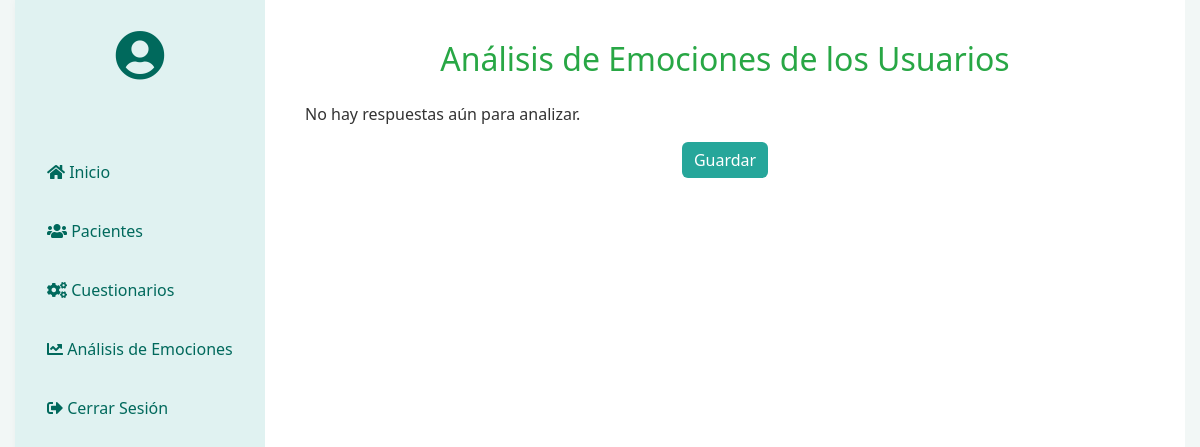
/alithor/analisis_emociones/, run on an earlier commit of the app's database.
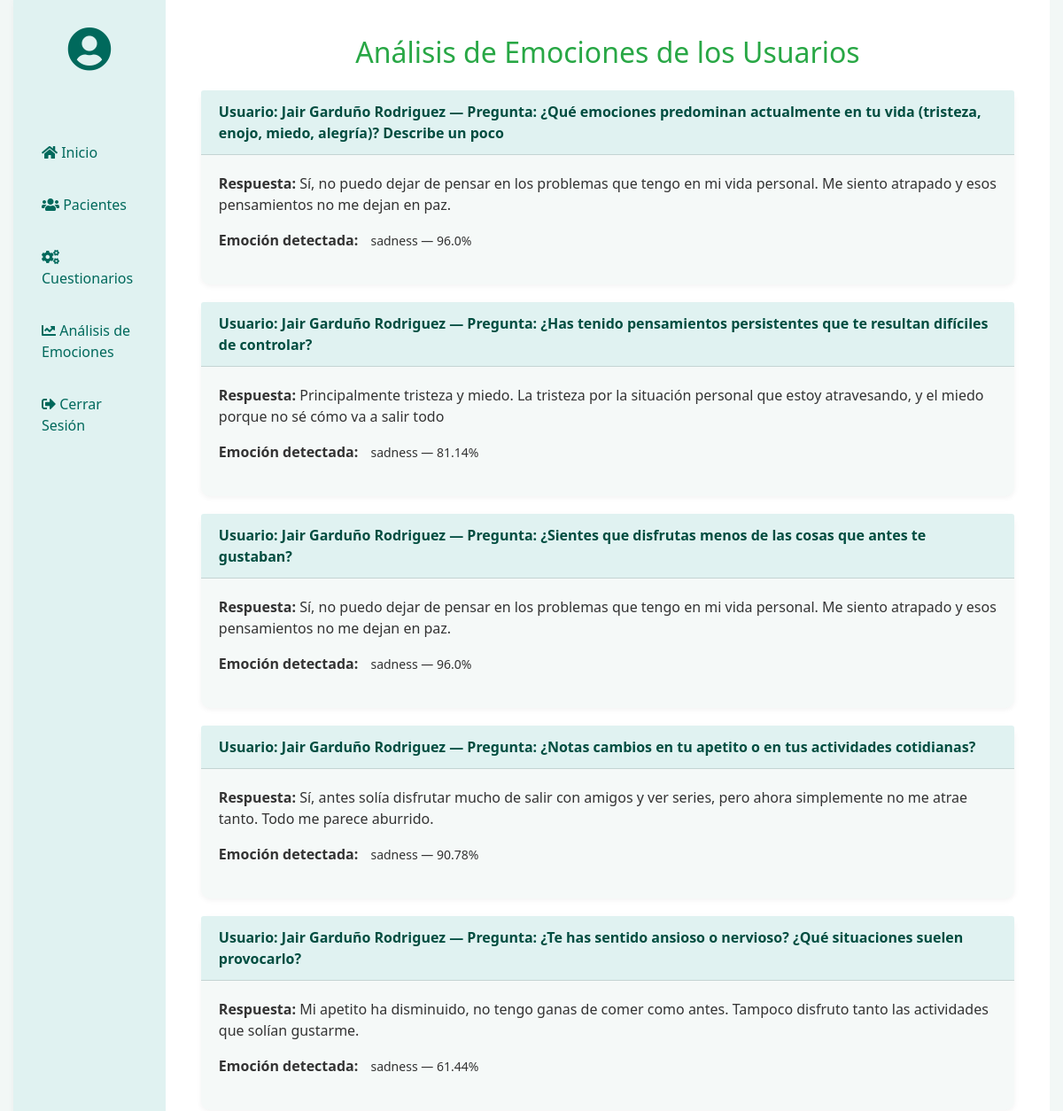
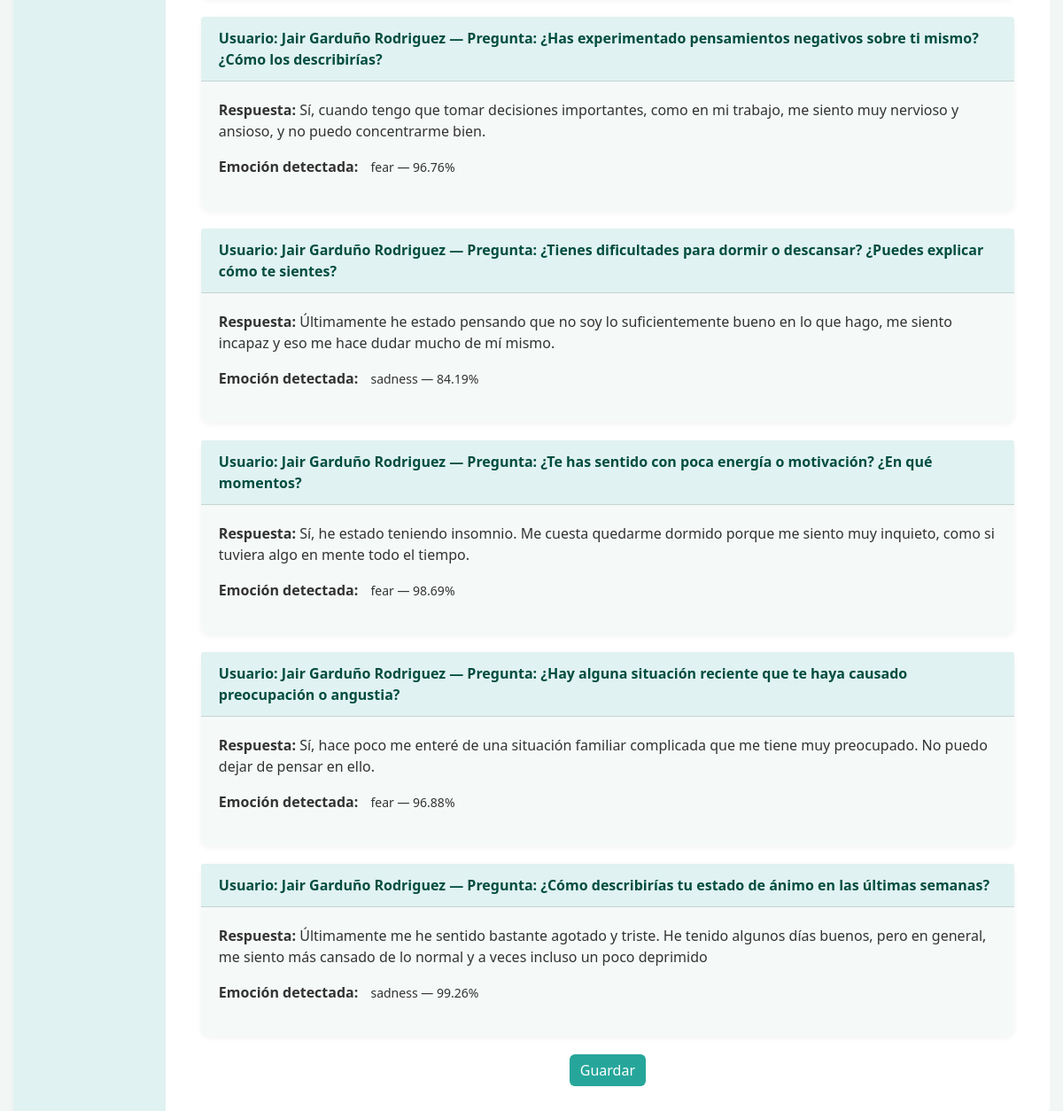
And on a later commit of the database (2 pictures, top to bottom).
### alithor/models.py (models this page shows, shortened)
class Respuesta(models.Model):
    usuario = models.ForeignKey(Usuario, on_delete=models.CASCADE)
    pregunta = models.ForeignKey(Pregunta, on_delete=models.CASCADE)
    texto_respuesta = models.TextField()
    fecha_creado = models.DateTimeField(auto_now_add=True)

class Usuario(models.Model):
    nombre = models.CharField(max_length=100)
    apellido = models.CharField(max_length=100)
    numero_empleado = models.CharField(max_length=20)
    correo = models.EmailField(unique=True)
    contrasena = models.CharField(max_length=255)
    rol = models.CharField(max_length=50)
    status = models.CharField(max_length=50)
    creado_en = models.DateTimeField(auto_now_add=True)

class Pregunta(models.Model):
    texto_pregunta = models.TextField()
    tipo_pregunta = models.CharField(max_length=50, blank=True, null=True)
    creado_en = models.DateTimeField(auto_now_add=True)

class EmocionDetectada(models.Model):
    respuesta = models.ForeignKey(Respuesta, on_delete=models.CASCADE)
    diagnostico = models.ForeignKey(Diagnostico, on_delete=models.SET_NULL, null=True, blank=True)  # NUEVO
    emocion = models.CharField(max_length=50)
    nivel_confianza = models.FloatField()
    descripcion = models.TextField(blank=True, null=True)
    creado_en = models.DateTimeField(auto_now_add=True)

### alithor/views.py (the view)
# urls.py: path('analisis_emociones/', views.AnalisisEmocionesView.as_view(), name='analisis_emociones'),
class AnalisisEmocionesView(View):
    def get(self, request):
        respuestas = Respuesta.objects.select_related('usuario', 'pregunta').order_by('-fecha_creado')
        context = {
            'respuestas': respuestas,
        }
        return render(request, 'analisis_emociones.html', context)

### templates/analisis_emociones.html (shortened to what this page needs)
<!DOCTYPE html>
<html lang="es">
<head>
  <link href="https://stackpath.bootstrapcdn.com/bootstrap/4.5.2/css/bootstrap.min.css" rel="stylesheet">
  <link href="https://cdnjs.cloudflare.com/ajax/libs/font-awesome/5.15.4/css/all.min.css" rel="stylesheet">
</head>
<body>
  <div class="container-fluid">
    <div class="sidebar">
      <div class="user-info">
        <i class="fas fa-user-circle"></i>
        <p>{{ nombre }} {{ apellido }}<br>{{ rol }}</p>
      </div>
      <a href="{% url 'alithor:dashboard' %}"><i class="fas fa-home"></i> Inicio</a>
      <a href="{% url 'alithor:usuarios' %}"><i class="fas fa-users"></i> Pacientes</a>
      <a href="{% url 'alithor:cuestionarios' %}"><i class="fas fa-cogs"></i> Cuestionarios</a>
      <a href="{% url 'alithor:analisis_emociones' %}"><i class="fas fa-chart-line"></i> Análisis de Emociones</a>
      <a href="#"><i class="fas fa-sign-out-alt"></i> Cerrar Sesión</a>
    </div>
    <div class="main-content">
      <h2 class="mb-4 text-center text-success">Análisis de Emociones de los Usuarios</h2>
      <form id="analisisForm">
        {% for respuesta in respuestas %}
          <div class="card">
            <div class="card-header">
              Usuario: {{ respuesta.usuario.nombre }} {{ respuesta.usuario.apellido }} — Pregunta: {{ respuesta.pregunta.texto_pregunta }}
            </div>
            <div class="card-body">
              <p><strong>Respuesta:</strong> {{ respuesta.texto_respuesta }}</p>
              {% if respuesta.emociondetectada_set.all %}
                {% for emocion in respuesta.emociondetectada_set.all %}
                  <p><strong>Emoción detectada:</strong>
                    <span class="badge badge-emocion badge-{{ emocion.emocion|lower }}">
                      {{ emocion.emocion }} — {{ emocion.nivel_confianza }}%
                    </span>
                  </p>
                {% endfor %}
              {% else %}
                <p><strong>Emoción aún no analizada.</strong></p>
              {% endif %}
            </div>
          </div>
        {% empty %}
          <p>No hay respuestas aún para analizar.</p>
        {% endfor %}
        <div class="text-center">
          <button type="submit" class="btn btn-primary">Guardar</button>
        </div>
      </form>
    </div>
  </div>
</body>
</html>

### templates/analisis_emociones.html (style rules this page uses)
body { background-color: #f2f7f6; color: #333; font-family: 'Segoe UI', sans-serif; margin: 0; height: 100vh; display: flex; }
.container-fluid { display: flex; height: 100%; width: 100%; }
.sidebar { width: 250px; background-color: #e0f2f1; padding: 30px 20px; display: flex; flex-direction: column; box-shadow: 2px 0 10px rgba(0, 0, 0, 0.05); }
.sidebar a { color: #00695c; margin-bottom: 15px; text-decoration: none; border-radius: 6px; padding: 10px 12px; font-weight: 500; }
.sidebar .user-info { text-align: center; margin-bottom: 30px; }
.sidebar .user-info i { font-size: 50px; color: #00695c; }
.main-content { flex-grow: 1; padding: 40px; background-color: #ffffff; overflow-y: auto; }
.btn-primary { background-color: #26a69a; border: none; border-radius: 6px; }
.card { margin-bottom: 20px; border: none; border-radius: 10px; background-color: #f5f9f8; box-shadow: 0 2px 6px rgba(0,0,0,0.05); }
.card-header { background-color: #e0f2f1; font-weight: 600; color: #004d40; }
.badge-emocion { font-size: 14px; padding: 6px 10px; border-radius: 6px; font-weight: 500; }

What changed in the data, as far as the page shows it:
added Respuesta: usuario.nombre "Jair", usuario.apellido "Garduño Rodriguez", pregunta.texto_pregunta "¿Qué emociones predominan actualmente en tu vida (tristeza, enojo, miedo, alegría)? Describe un poco", texto_respuesta "Sí, no puedo dejar de pensar en los problemas que tengo en mi vida personal. Me siento atrapado y esos pensamientos no me dejan en paz."
added EmocionDetectada: emocion "sadness", nivel_confianza "96.0", shown under "Jair"
added Respuesta: usuario.nombre "Jair", usuario.apellido "Garduño Rodriguez", pregunta.texto_pregunta "¿Has tenido pensamientos persistentes que te resultan difíciles de controlar?", texto_respuesta "Principalmente tristeza y miedo. La tristeza por la situación personal que estoy atravesando, y el miedo porque no sé cómo va a salir todo"
added EmocionDetectada: emocion "sadness", nivel_confianza "81.14", shown under "Jair"
added Respuesta: usuario.nombre "Jair", usuario.apellido "Garduño Rodriguez", pregunta.texto_pregunta "¿Sientes que disfrutas menos de las cosas que antes te gustaban?", texto_respuesta "Sí, no puedo dejar de pensar en los problemas que tengo en mi vida personal. Me siento atrapado y esos pensamientos no me dejan en paz."
added EmocionDetectada: emocion "sadness", nivel_confianza "96.0", shown under "Jair"
added Respuesta: usuario.nombre "Jair", usuario.apellido "Garduño Rodriguez", pregunta.texto_pregunta "¿Notas cambios en tu apetito o en tus actividades cotidianas?", texto_respuesta "Sí, antes solía disfrutar mucho de salir con amigos y ver series, pero ahora simplemente no me atrae tanto. Todo me parece aburrido."
added EmocionDetectada: emocion "sadness", nivel_confianza "90.78", shown under "Jair"
added Respuesta: usuario.nombre "Jair", usuario.apellido "Garduño Rodriguez", pregunta.texto_pregunta "¿Te has sentido ansioso o nervioso? ¿Qué situaciones suelen provocarlo?", texto_respuesta "Mi apetito ha disminuido, no tengo ganas de comer como antes. Tampoco disfruto tanto las actividades que solían gustarme."
added EmocionDetectada: emocion "sadness", nivel_confianza "61.44", shown under "Jair"
added Respuesta: usuario.nombre "Jair", usuario.apellido "Garduño Rodriguez", pregunta.texto_pregunta "¿Has experimentado pensamientos negativos sobre ti mismo? ¿Cómo los describirías?", texto_respuesta "Sí, cuando tengo que tomar decisiones importantes, como en mi trabajo, me siento muy nervioso y ansioso, y no puedo concentrarme bien."
added EmocionDetectada: emocion "fear", nivel_confianza "96.76", shown under "Jair"
added Respuesta: usuario.nombre "Jair", usuario.apellido "Garduño Rodriguez", pregunta.texto_pregunta "¿Tienes dificultades para dormir o descansar? ¿Puedes explicar cómo te sientes?", texto_respuesta "Últimamente he estado pensando que no soy lo suficientemente bueno en lo que hago, me siento incapaz y eso me hace dudar mucho de mí mismo."
added EmocionDetectada: emocion "sadness", nivel_confianza "84.19", shown under "Jair"
added Respuesta: usuario.nombre "Jair", usuario.apellido "Garduño Rodriguez", pregunta.texto_pregunta "¿Te has sentido con poca energía o motivación? ¿En qué momentos?", texto_respuesta "Sí, he estado teniendo insomnio. Me cuesta quedarme dormido porque me siento muy inquieto, como si tuviera algo en mente todo el tiempo."
added EmocionDetectada: emocion "fear", nivel_confianza "98.69", shown under "Jair"
added Respuesta: usuario.nombre "Jair", usuario.apellido "Garduño Rodriguez", pregunta.texto_pregunta "¿Hay alguna situación reciente que te haya causado preocupación o angustia?", texto_respuesta "Sí, hace poco me enteré de una situación familiar complicada que me tiene muy preocupado. No puedo dejar de pensar en ello."
added EmocionDetectada: emocion "fear", nivel_confianza "96.88", shown under "Jair"
added Respuesta: usuario.nombre "Jair", usuario.apellido "Garduño Rodriguez", pregunta.texto_pregunta "¿Cómo describirías tu estado de ánimo en las últimas semanas?", texto_respuesta "Últimamente me he sentido bastante agotado y triste. He tenido algunos días buenos, pero en general, me siento más cansado de lo normal y a veces incluso un poco deprimido"
added EmocionDetectada: emocion "sadness", nivel_confianza "99.26", shown under "Jair"
Also different on the page:
text no longer shown: "No hay respuestas aún para analizar."
